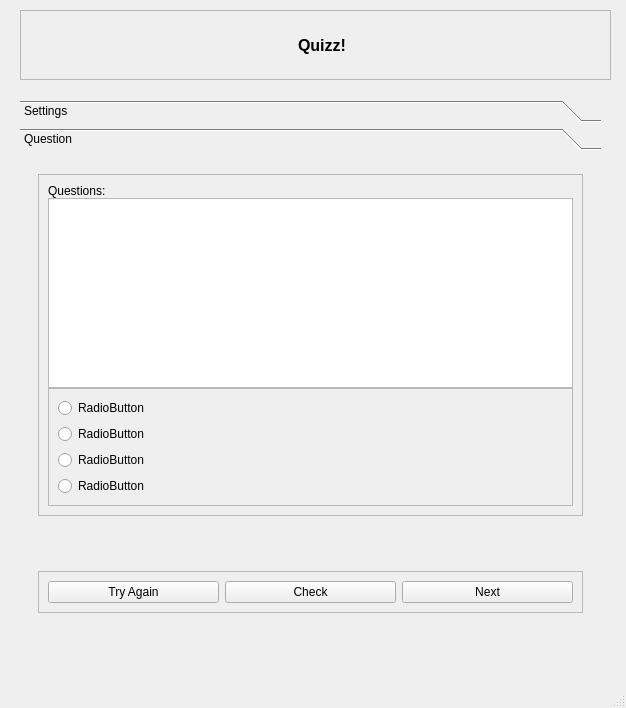
<?xml version="1.0" encoding="UTF-8"?>
<ui version="4.0">
 <class>MainWindow</class>
 <widget class="QMainWindow" name="MainWindow">
  <property name="geometry">
   <rect>
    <x>0</x>
    <y>0</y>
    <width>626</width>
    <height>708</height>
   </rect>
  </property>
  <property name="windowTitle">
   <string>Quiz</string>
  </property>
  <property name="windowIcon">
   <iconset resource="resources.qrc">
    <normaloff>:/icon/icon/pz.png</normaloff>:/icon/icon/pz.png</iconset>
  </property>
  <property name="styleSheet">
   <string notr="true">QToolBox::tab,
QPushButton,
QLabel,
QplaintextEdit,
QRadioButton,
QStatusBar,
{
font-family:system-ui;
font-size:14px;
}
#tittle_frame{
background-color:#393e4d;
}

#tittle_frame QLabel{
font-family: Zurich XBIK BT;
font-size:30px;
color:#fff;
}
QToolBoxButton{
min-height:35px;
}
QToolBox::tab{
background:qlineargradient(x1:0,y1:0,x2:0,y2:1,
stop:0#a6a29a,stop:0.4#DDDDDD,
stop:0.6 #D8D8D8,stop:1.0 #a6a29a);
padding:0.10px;
}
QToolBox::tab:selected{
font: italic;
font-weight:600;
}
QLabel{
border-radiu:3px;
padding:5px;
color:#0a3622;
min-height:20px;

}
QcomboBox, QspinBox, QLineEdit{
min-height:20px;
padding:5px;
font-family: Times New Roman;
font-size:14px;
color:#3232CD;
}
QPushButton {
    padding: 10px;
    border-top-right-radius: 10px 15px; /* Using single values for simplicity as multi-value might be interpreted differently */
    border-top-left-radius: 5px;
    border-bottom-left-radius: 10px  15px;
    border-bottom-right-radius: 5px;
    max-width: 200px;
    background-color: #2d6df4;
    font-weight: bold; /* Changed to 'bold' for clearer compatibility */
    color: #fff;
}
</string>
  </property>
  <widget class="QWidget" name="centralwidget">
   <widget class="QToolBox" name="toolBox">
    <property name="geometry">
     <rect>
      <x>20</x>
      <y>100</y>
      <width>581</width>
      <height>531</height>
     </rect>
    </property>
    <property name="currentIndex">
     <number>1</number>
    </property>
    <widget class="QWidget" name="widget">
     <property name="geometry">
      <rect>
       <x>0</x>
       <y>0</y>
       <width>581</width>
       <height>461</height>
      </rect>
     </property>
     <attribute name="label">
      <string>Settings</string>
     </attribute>
     <layout class="QGridLayout" name="gridLayout_3">
      <item row="0" column="0">
       <widget class="QFrame" name="db_frame">
        <property name="frameShadow">
         <enum>QFrame::Shadow::Raised</enum>
        </property>
        <layout class="QGridLayout" name="gridLayout_4">
         <item row="0" column="0">
          <layout class="QHBoxLayout" name="horizontalLayout_2">
           <item>
            <widget class="QLabel" name="label_14">
             <property name="text">
              <string>Number of Questions</string>
             </property>
            </widget>
           </item>
           <item>
            <widget class="QSpinBox" name="spinBox_2">
             <property name="minimum">
              <number>1</number>
             </property>
             <property name="maximum">
              <number>20</number>
             </property>
             <property name="value">
              <number>20</number>
             </property>
            </widget>
           </item>
          </layout>
         </item>
         <item row="4" column="0">
          <spacer name="verticalSpacer_3">
           <property name="orientation">
            <enum>Qt::Orientation::Vertical</enum>
           </property>
           <property name="sizeHint" stdset="0">
            <size>
             <width>20</width>
             <height>289</height>
            </size>
           </property>
          </spacer>
         </item>
         <item row="2" column="0">
          <spacer name="verticalSpacer_2">
           <property name="orientation">
            <enum>Qt::Orientation::Vertical</enum>
           </property>
           <property name="sizeHint" stdset="0">
            <size>
             <width>20</width>
             <height>140</height>
            </size>
           </property>
          </spacer>
         </item>
         <item row="3" column="0">
          <widget class="QFrame" name="frame_2">
           <property name="frameShape">
            <enum>QFrame::Shape::StyledPanel</enum>
           </property>
           <property name="frameShadow">
            <enum>QFrame::Shadow::Raised</enum>
           </property>
           <layout class="QGridLayout" name="gridLayout_2">
            <item row="0" column="0">
             <widget class="QPushButton" name="pushButton_4">
              <property name="text">
               <string>Get New Question</string>
              </property>
             </widget>
            </item>
           </layout>
          </widget>
         </item>
         <item row="1" column="0">
          <layout class="QHBoxLayout" name="horizontalLayout_4">
           <item>
            <widget class="QLabel" name="label_11">
             <property name="text">
              <string>Select Category</string>
             </property>
            </widget>
           </item>
           <item>
            <widget class="QComboBox" name="comboBox_6"/>
           </item>
          </layout>
         </item>
        </layout>
       </widget>
      </item>
     </layout>
    </widget>
    <widget class="QWidget" name="page_2">
     <property name="geometry">
      <rect>
       <x>0</x>
       <y>0</y>
       <width>581</width>
       <height>461</height>
      </rect>
     </property>
     <attribute name="label">
      <string>Question</string>
     </attribute>
     <layout class="QGridLayout" name="gridLayout_5">
      <item row="0" column="0">
       <widget class="QFrame" name="question_frame">
        <property name="frameShape">
         <enum>QFrame::Shape::NoFrame</enum>
        </property>
        <property name="frameShadow">
         <enum>QFrame::Shadow::Raised</enum>
        </property>
        <layout class="QVBoxLayout" name="verticalLayout_3">
         <item>
          <widget class="QFrame" name="questions_frame">
           <property name="frameShape">
            <enum>QFrame::Shape::StyledPanel</enum>
           </property>
           <property name="frameShadow">
            <enum>QFrame::Shadow::Raised</enum>
           </property>
           <layout class="QVBoxLayout" name="verticalLayout_2">
            <property name="spacing">
             <number>0</number>
            </property>
            <item>
             <widget class="QLabel" name="label_10">
              <property name="text">
               <string>Questions:</string>
              </property>
             </widget>
            </item>
            <item>
             <widget class="QPlainTextEdit" name="plainTextEdit"/>
            </item>
            <item>
             <widget class="QFrame" name="answer_frame">
              <property name="frameShape">
               <enum>QFrame::Shape::StyledPanel</enum>
              </property>
              <property name="frameShadow">
               <enum>QFrame::Shadow::Raised</enum>
              </property>
              <layout class="QVBoxLayout" name="verticalLayout">
               <item>
                <widget class="QRadioButton" name="radioButton">
                 <property name="text">
                  <string>RadioButton</string>
                 </property>
                </widget>
               </item>
               <item>
                <widget class="QRadioButton" name="radioButton_2">
                 <property name="text">
                  <string>RadioButton</string>
                 </property>
                </widget>
               </item>
               <item>
                <widget class="QRadioButton" name="radioButton_3">
                 <property name="text">
                  <string>RadioButton</string>
                 </property>
                </widget>
               </item>
               <item>
                <widget class="QRadioButton" name="radioButton_4">
                 <property name="text">
                  <string>RadioButton</string>
                 </property>
                </widget>
               </item>
              </layout>
             </widget>
            </item>
           </layout>
          </widget>
         </item>
         <item>
          <spacer name="verticalSpacer">
           <property name="orientation">
            <enum>Qt::Orientation::Vertical</enum>
           </property>
           <property name="sizeHint" stdset="0">
            <size>
             <width>20</width>
             <height>51</height>
            </size>
           </property>
          </spacer>
         </item>
         <item>
          <widget class="QFrame" name="function_frame">
           <property name="frameShape">
            <enum>QFrame::Shape::StyledPanel</enum>
           </property>
           <property name="frameShadow">
            <enum>QFrame::Shadow::Raised</enum>
           </property>
           <layout class="QHBoxLayout" name="horizontalLayout_3">
            <item>
             <widget class="QPushButton" name="pushButton">
              <property name="text">
               <string>Try Again</string>
              </property>
             </widget>
            </item>
            <item>
             <widget class="QPushButton" name="pushButton_2">
              <property name="text">
               <string>Check</string>
              </property>
             </widget>
            </item>
            <item>
             <widget class="QPushButton" name="pushButton_3">
              <property name="text">
               <string>Next</string>
              </property>
             </widget>
            </item>
           </layout>
          </widget>
         </item>
        </layout>
       </widget>
      </item>
     </layout>
    </widget>
   </widget>
   <widget class="QFrame" name="frame">
    <property name="geometry">
     <rect>
      <x>20</x>
      <y>10</y>
      <width>591</width>
      <height>70</height>
     </rect>
    </property>
    <property name="frameShape">
     <enum>QFrame::Shape::StyledPanel</enum>
    </property>
    <property name="frameShadow">
     <enum>QFrame::Shadow::Raised</enum>
    </property>
    <layout class="QGridLayout" name="gridLayout">
     <item row="0" column="0">
      <spacer name="horizontalSpacer">
       <property name="orientation">
        <enum>Qt::Orientation::Horizontal</enum>
       </property>
       <property name="sizeHint" stdset="0">
        <size>
         <width>315</width>
         <height>20</height>
        </size>
       </property>
      </spacer>
     </item>
     <item row="0" column="1">
      <widget class="QLabel" name="label">
       <property name="maximumSize">
        <size>
         <width>100</width>
         <height>50</height>
        </size>
       </property>
       <property name="text">
        <string/>
       </property>
       <property name="pixmap">
        <pixmap resource="resources.qrc">:/icon/icon/pz.png</pixmap>
       </property>
       <property name="scaledContents">
        <bool>true</bool>
       </property>
      </widget>
     </item>
     <item row="0" column="2">
      <widget class="QLabel" name="label_3">
       <property name="font">
        <font>
         <pointsize>12</pointsize>
         <bold>true</bold>
        </font>
       </property>
       <property name="text">
        <string>Quizz!</string>
       </property>
      </widget>
     </item>
     <item row="0" column="3">
      <spacer name="horizontalSpacer_2">
       <property name="orientation">
        <enum>Qt::Orientation::Horizontal</enum>
       </property>
       <property name="sizeHint" stdset="0">
        <size>
         <width>315</width>
         <height>20</height>
        </size>
       </property>
      </spacer>
     </item>
    </layout>
   </widget>
  </widget>
  <widget class="QMenuBar" name="menubar">
   <property name="geometry">
    <rect>
     <x>0</x>
     <y>0</y>
     <width>626</width>
     <height>26</height>
    </rect>
   </property>
  </widget>
  <widget class="QStatusBar" name="statusbar"/>
 </widget>
 <resources>
  <include location="resources.qrc"/>
 </resources>
 <connections/>
</ui>
